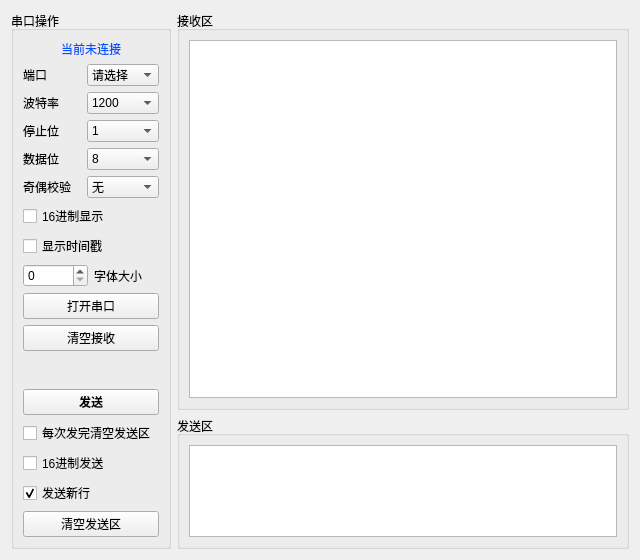
<?xml version="1.0" encoding="UTF-8"?>
<ui version="4.0">
 <class>Widget</class>
 <widget class="QWidget" name="Widget">
  <property name="geometry">
   <rect>
    <x>0</x>
    <y>0</y>
    <width>640</width>
    <height>560</height>
   </rect>
  </property>
  <property name="windowTitle">
   <string>SSWHelper-串口示波器</string>
  </property>
  <property name="windowIcon">
   <iconset resource="rec.qrc">
    <normaloff>:/new/prefix1/recf/wave.ico</normaloff>:/new/prefix1/recf/wave.ico</iconset>
  </property>
  <layout class="QGridLayout" name="gridLayout_4">
   <item row="0" column="0">
    <widget class="QSplitter" name="splitter">
     <property name="orientation">
      <enum>Qt::Orientation::Horizontal</enum>
     </property>
     <widget class="QWidget" name="layoutWidget">
      <layout class="QHBoxLayout" name="horizontalLayout" stretch="1,2">
       <item>
        <widget class="QGroupBox" name="groupBox">
         <property name="minimumSize">
          <size>
           <width>160</width>
           <height>0</height>
          </size>
         </property>
         <property name="maximumSize">
          <size>
           <width>160</width>
           <height>16777215</height>
          </size>
         </property>
         <property name="title">
          <string>串口操作</string>
         </property>
         <layout class="QVBoxLayout" name="verticalLayout_5">
          <item>
           <layout class="QVBoxLayout" name="verticalLayout_3">
            <item>
             <widget class="QLabel" name="lbConnected">
              <property name="styleSheet">
               <string notr="true">color: rgb(0, 85, 255)</string>
              </property>
              <property name="text">
               <string>当前未连接</string>
              </property>
              <property name="textFormat">
               <enum>Qt::TextFormat::AutoText</enum>
              </property>
              <property name="alignment">
               <set>Qt::AlignmentFlag::AlignCenter</set>
              </property>
              <property name="wordWrap">
               <bool>false</bool>
              </property>
             </widget>
            </item>
            <item>
             <layout class="QGridLayout" name="gridLayout_3">
              <item row="1" column="0">
               <widget class="QLabel" name="label">
                <property name="text">
                 <string>端口</string>
                </property>
               </widget>
              </item>
              <item row="5" column="1">
               <widget class="QComboBox" name="cbParity">
                <property name="currentText">
                 <string>无</string>
                </property>
                <item>
                 <property name="text">
                  <string>无</string>
                 </property>
                </item>
                <item>
                 <property name="text">
                  <string>奇</string>
                 </property>
                </item>
                <item>
                 <property name="text">
                  <string>偶</string>
                 </property>
                </item>
               </widget>
              </item>
              <item row="3" column="0">
               <widget class="QLabel" name="label_3">
                <property name="text">
                 <string>停止位</string>
                </property>
               </widget>
              </item>
              <item row="4" column="0">
               <widget class="QLabel" name="label_4">
                <property name="text">
                 <string>数据位</string>
                </property>
               </widget>
              </item>
              <item row="2" column="0">
               <widget class="QLabel" name="label_2">
                <property name="text">
                 <string>波特率</string>
                </property>
               </widget>
              </item>
              <item row="4" column="1">
               <widget class="QComboBox" name="cbDataBits">
                <property name="currentText">
                 <string>8</string>
                </property>
                <item>
                 <property name="text">
                  <string>8</string>
                 </property>
                </item>
                <item>
                 <property name="text">
                  <string>7</string>
                 </property>
                </item>
                <item>
                 <property name="text">
                  <string>6</string>
                 </property>
                </item>
                <item>
                 <property name="text">
                  <string>5</string>
                 </property>
                </item>
               </widget>
              </item>
              <item row="3" column="1">
               <widget class="QComboBox" name="cbStopBits">
                <item>
                 <property name="text">
                  <string>1</string>
                 </property>
                </item>
                <item>
                 <property name="text">
                  <string>1.5</string>
                 </property>
                </item>
                <item>
                 <property name="text">
                  <string>2</string>
                 </property>
                </item>
               </widget>
              </item>
              <item row="1" column="1">
               <widget class="MyComboBox" name="cbPortName">
                <property name="currentText">
                 <string>请选择</string>
                </property>
                <item>
                 <property name="text">
                  <string>请选择</string>
                 </property>
                </item>
               </widget>
              </item>
              <item row="5" column="0">
               <widget class="QLabel" name="label_5">
                <property name="text">
                 <string>奇偶校验</string>
                </property>
               </widget>
              </item>
              <item row="2" column="1">
               <widget class="QComboBox" name="cbBaudRate">
                <property name="currentText">
                 <string>1200</string>
                </property>
                <item>
                 <property name="text">
                  <string>1200</string>
                 </property>
                </item>
                <item>
                 <property name="text">
                  <string>2400</string>
                 </property>
                </item>
                <item>
                 <property name="text">
                  <string>4800</string>
                 </property>
                </item>
                <item>
                 <property name="text">
                  <string>9600</string>
                 </property>
                </item>
                <item>
                 <property name="text">
                  <string>14400</string>
                 </property>
                </item>
                <item>
                 <property name="text">
                  <string>19200</string>
                 </property>
                </item>
                <item>
                 <property name="text">
                  <string>38400</string>
                 </property>
                </item>
                <item>
                 <property name="text">
                  <string>57600</string>
                 </property>
                </item>
                <item>
                 <property name="text">
                  <string>115200</string>
                 </property>
                </item>
               </widget>
              </item>
             </layout>
            </item>
            <item>
             <widget class="QCheckBox" name="chk0x16Show">
              <property name="text">
               <string>16进制显示</string>
              </property>
             </widget>
            </item>
            <item>
             <widget class="QCheckBox" name="chkTimeShow">
              <property name="text">
               <string>显示时间戳</string>
              </property>
             </widget>
            </item>
            <item>
             <layout class="QHBoxLayout" name="horizontalLayout_4">
              <item>
               <widget class="QSpinBox" name="sbFontSize"/>
              </item>
              <item>
               <widget class="QLabel" name="fontSize">
                <property name="text">
                 <string>字体大小</string>
                </property>
               </widget>
              </item>
             </layout>
            </item>
            <item>
             <widget class="QPushButton" name="open">
              <property name="text">
               <string>打开串口</string>
              </property>
             </widget>
            </item>
            <item>
             <widget class="QPushButton" name="clear">
              <property name="text">
               <string>清空接收</string>
              </property>
             </widget>
            </item>
           </layout>
          </item>
          <item>
           <spacer name="verticalSpacer">
            <property name="orientation">
             <enum>Qt::Orientation::Vertical</enum>
            </property>
            <property name="sizeHint" stdset="0">
             <size>
              <width>17</width>
              <height>0</height>
             </size>
            </property>
           </spacer>
          </item>
          <item>
           <layout class="QVBoxLayout" name="verticalLayout_2">
            <item>
             <widget class="QPushButton" name="send">
              <property name="font">
               <font>
                <bold>true</bold>
               </font>
              </property>
              <property name="text">
               <string>发送</string>
              </property>
             </widget>
            </item>
            <item>
             <widget class="QCheckBox" name="chkClearAfterSend">
              <property name="text">
               <string>每次发完清空发送区</string>
              </property>
             </widget>
            </item>
            <item>
             <widget class="QCheckBox" name="chk0x16Send">
              <property name="text">
               <string>16进制发送</string>
              </property>
             </widget>
            </item>
            <item>
             <widget class="QCheckBox" name="chkNewLine">
              <property name="text">
               <string>发送新行</string>
              </property>
              <property name="checked">
               <bool>true</bool>
              </property>
             </widget>
            </item>
            <item>
             <widget class="QPushButton" name="clearSend">
              <property name="text">
               <string>清空发送区</string>
              </property>
             </widget>
            </item>
           </layout>
          </item>
         </layout>
        </widget>
       </item>
       <item>
        <layout class="QVBoxLayout" name="verticalLayout" stretch="3,1">
         <item>
          <widget class="QGroupBox" name="groupBox_2">
           <property name="title">
            <string>接收区</string>
           </property>
           <layout class="QGridLayout" name="gridLayout_2">
            <item row="0" column="0">
             <widget class="QPlainTextEdit" name="receiveEdit">
              <property name="readOnly">
               <bool>true</bool>
              </property>
              <property name="textInteractionFlags">
               <set>Qt::TextInteractionFlag::NoTextInteraction</set>
              </property>
              <property name="maximumBlockCount">
               <number>100000</number>
              </property>
             </widget>
            </item>
           </layout>
          </widget>
         </item>
         <item>
          <widget class="QGroupBox" name="groupBox_3">
           <property name="title">
            <string>发送区</string>
           </property>
           <layout class="QGridLayout" name="gridLayout">
            <item row="0" column="0">
             <widget class="QPlainTextEdit" name="sendEdit"/>
            </item>
           </layout>
          </widget>
         </item>
        </layout>
       </item>
      </layout>
     </widget>
    </widget>
   </item>
  </layout>
 </widget>
 <customwidgets>
  <customwidget>
   <class>MyComboBox</class>
   <extends>QComboBox</extends>
   <header>mycombobox.h</header>
   <slots>
    <signal>clicked()</signal>
   </slots>
  </customwidget>
 </customwidgets>
 <tabstops>
  <tabstop>sendEdit</tabstop>
  <tabstop>receiveEdit</tabstop>
  <tabstop>cbPortName</tabstop>
  <tabstop>cbBaudRate</tabstop>
  <tabstop>cbStopBits</tabstop>
  <tabstop>cbDataBits</tabstop>
  <tabstop>cbParity</tabstop>
  <tabstop>chk0x16Show</tabstop>
  <tabstop>chkClearAfterSend</tabstop>
  <tabstop>chk0x16Send</tabstop>
  <tabstop>chkNewLine</tabstop>
 </tabstops>
 <resources>
  <include location="rec.qrc"/>
 </resources>
 <connections/>
</ui>
